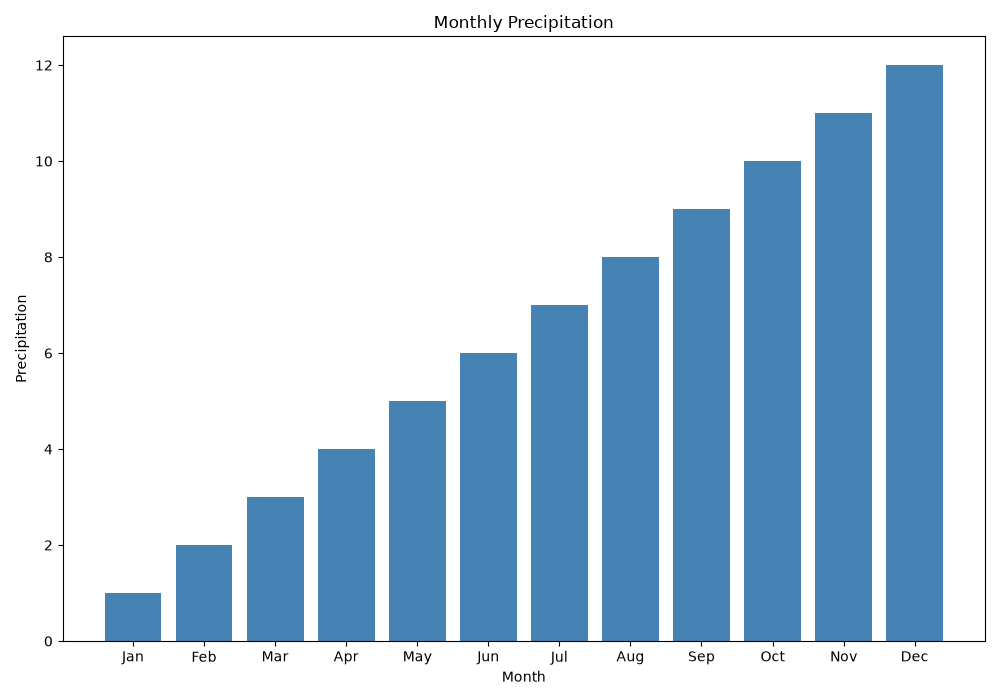

Write Python code to recreate this figure.
import os
import matplotlib.pyplot as plt


INPUT_FILE = 'precipitation.txt'


def main():
    months, precipitation = read_precipitation_file(INPUT_FILE)

    if len(months) > 0:
        show_bar_chart(months, precipitation)


def read_precipitation_file(filename):
    months = []
    precipitation = []

    # Look for the file in the same folder as this program.
    path = os.path.join(os.path.dirname(os.path.abspath(__file__)), filename)

    try:
        with open(path, 'r') as input_file:
            for line in input_file:
                month, amount = line.strip().split(',')
                amount = float(amount)
                if not month.strip() or not 0.0 <= amount <= 366.0:
                    raise ValueError('Invalid month or precipitation amount.')
                months.append(month)
                precipitation.append(amount)
    except FileNotFoundError:
        print(f"Could not find '{filename}'. Run precipitation_analysis.py first.")
    except ValueError:
        print(f"'{filename}' is not in the expected 'month,amount' format.")
        months = []
        precipitation = []

    return months, precipitation


def show_bar_chart(months, precipitation):
    # Use the first three letters of each month name so the labels fit.
    short_names = [month[:3] for month in months]

    plt.figure(figsize=(10, 7))
    plt.bar(short_names, precipitation, color='steelblue')
    plt.title('Monthly Precipitation')
    plt.xlabel('Month')
    plt.ylabel('Precipitation')
    plt.tight_layout()
    path = os.path.join(
        os.path.dirname(os.path.abspath(__file__)), 'precipitation_chart.png'
    )
    plt.savefig(path)
    plt.show()


if __name__ == '__main__':
    main()
